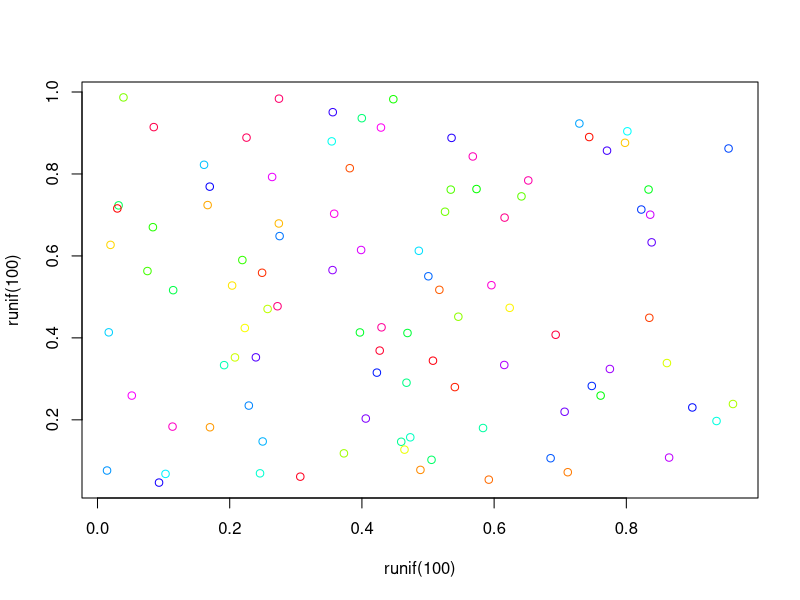
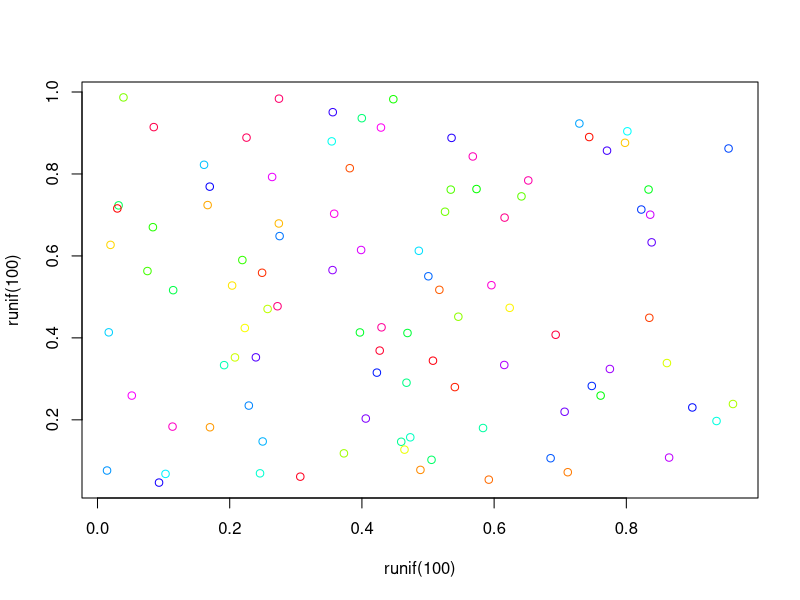
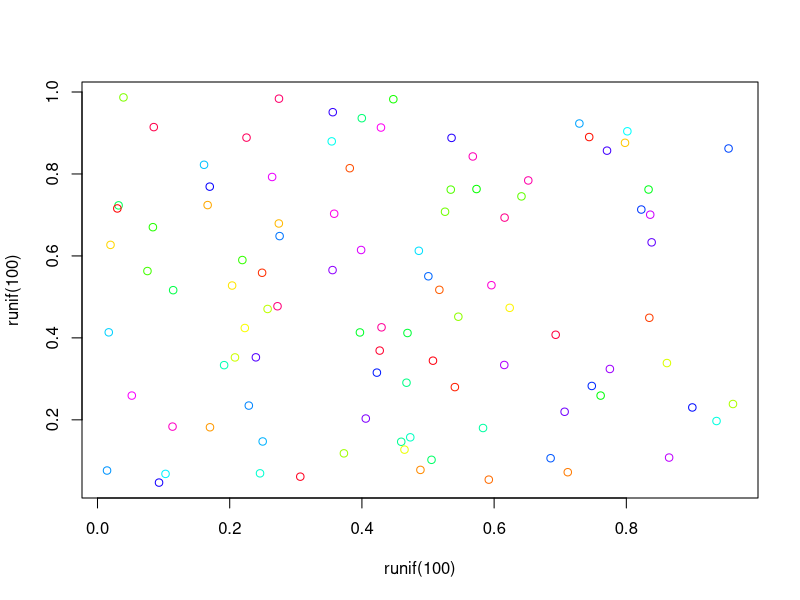

Write R code to recreate these figures, in order.
# Original code in ~/Documents/Talks/graphics

fig.example <- function() {
  set.seed(10)
  plot(runif(100), runif(100), col=rev(rainbow(100)))
}

pdf("example.pdf", height=5, width=5)
fig.example()
dev.off()

png("example.png", height=500, width=500, pointsize=16)
fig.example()
dev.off()

jpeg("example.jpeg", height=500, width=500, quality=50, pointsize=16)
fig.example()
dev.off()
